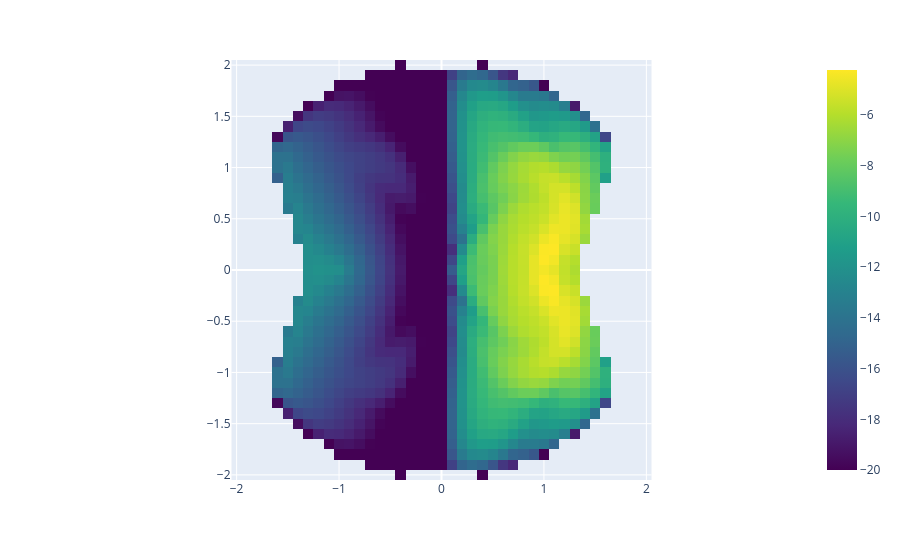

Notebook code for this chart:
### Code cell
import plotly.express as px
import numpy as np

# Log-transform the map to replicate LogNorm behavior
log_probability_map = np.log10(probability_map)
vmin_log = -20
vmax_log = np.nanmax(log_probability_map)

fig = px.imshow(
    log_probability_map,
    x=np.linspace(x_min, x_max, probability_map.shape[1]),
    y=np.linspace(y_min, y_max, probability_map.shape[0]),
    origin='lower',
    color_continuous_scale='Viridis',
    range_color=[vmin_log, vmax_log]
)

fig.show()

### Figure 1 — Plotly figure (JSON) as saved in the notebook; plotly's stock layout.template omitted (floating-point values rounded to 4 significant figures; data arrays with more than 128 entries replaced by an {"elided": "..."} marker saying what was removed)
{"data": [{"coloraxis": "coloraxis", "hovertemplate": "x: %{x}<br>y: %{y}<br>color: %{z}<extra></extra>", "name": "0", "type": "heatmap", "x": [-2.0, -1.9, -1.8, -1.7, -1.6, -1.5, -1.4, -1.3, -1.2, -1.1, -1.0, -0.9, -0.8, -0.7, -0.6, -0.5, -0.4, -0.3, -0.2, -0.1, 0.0, 0.1, 0.2, 0.3, 0.4, 0.5, 0.6, 0.7, 0.8, 0.9, 1.0, 1.1, 1.2, 1.3, 1.4, 1.5, 1.6, 1.7, 1.8, 1.9, 2.0], "xaxis": "x", "y": [-2.0, -1.9, -1.8, -1.7, -1.6, -1.5, -1.4, -1.3, -1.2, -1.1, -1.0, -0.9, -0.8, -0.7, -0.6, -0.5, -0.4, -0.3, -0.2, -0.1, 0.0, 0.1, 0.2, 0.3, 0.4, 0.5, 0.6, 0.7, 0.8, 0.9, 1.0, 1.1, 1.2, 1.3, 1.4, 1.5, 1.6, 1.7, 1.8, 1.9, 2.0], "yaxis": "y", "z": {"elided": "41x41 float values"}}], "layout": {"coloraxis": {"cmax": -4.218, "cmin": -20, "colorscale": [[0, "#440154"], [0.1111, "#482878"], [0.2222, "#3e4989"], [0.3333, "#31688e"], [0.4444, "#26828e"], [0.5556, "#1f9e89"], [0.6667, "#35b779"], [0.7778, "#6ece58"], [0.8889, "#b5de2b"], [1, "#fde725"]]}, "margin": {"t": 60}, "xaxis": {"anchor": "y", "constrain": "domain", "domain": [0, 1], "scaleanchor": "y"}, "yaxis": {"anchor": "x", "autorange": true, "constrain": "domain", "domain": [0, 1]}}}
